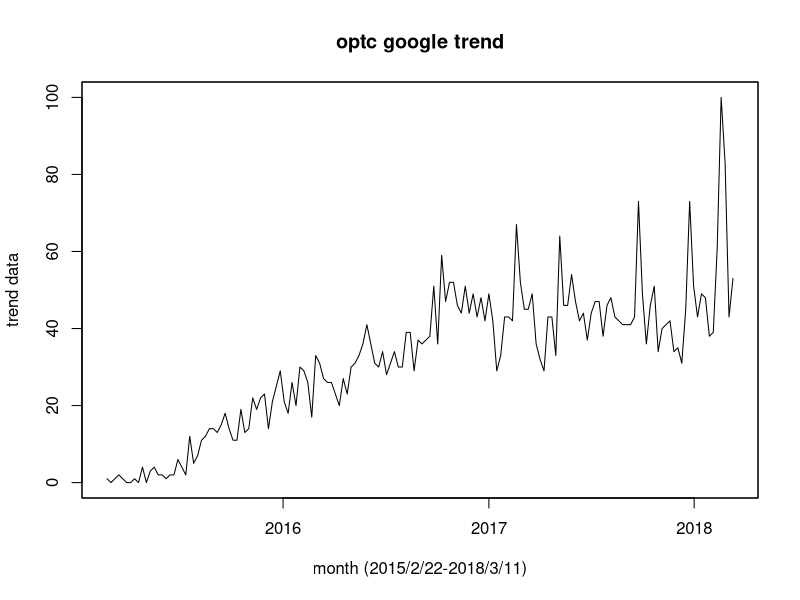
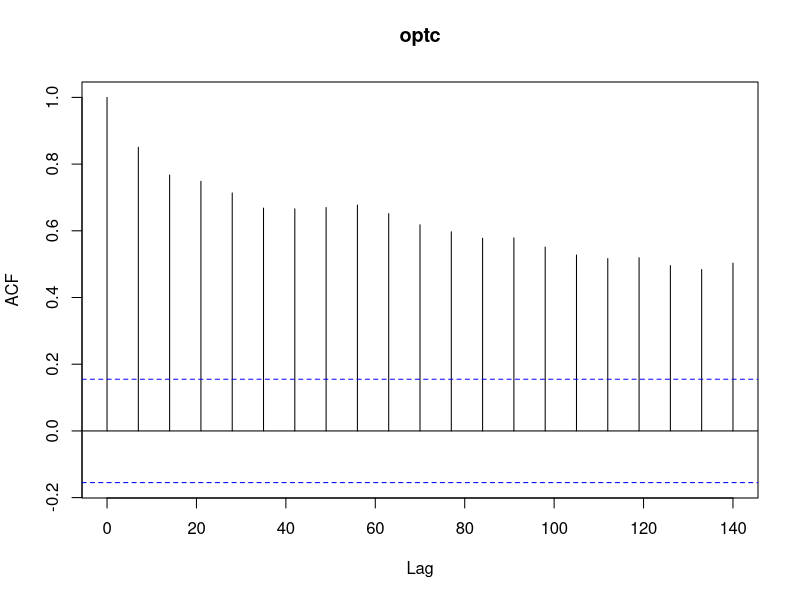
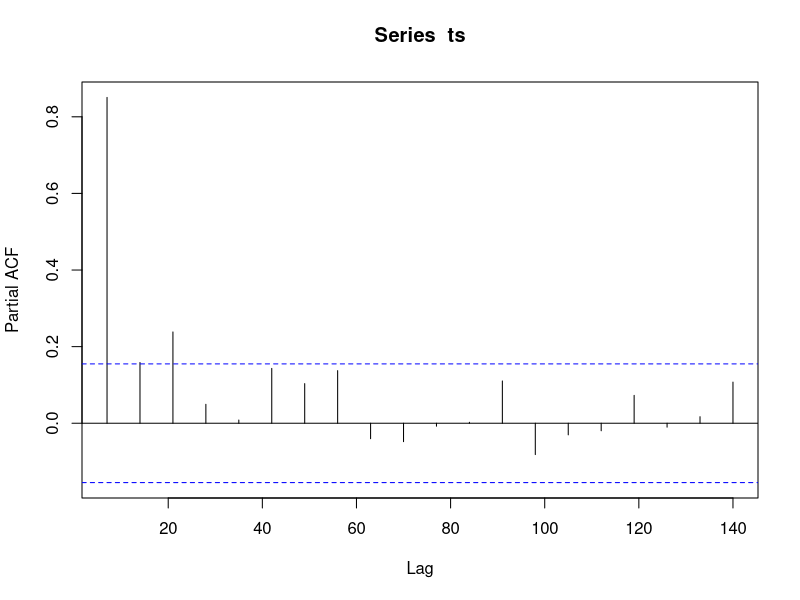
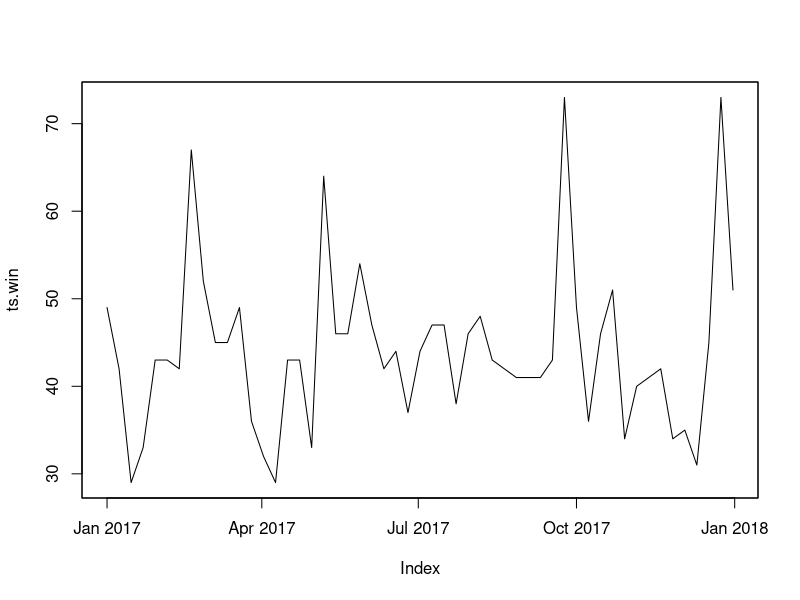
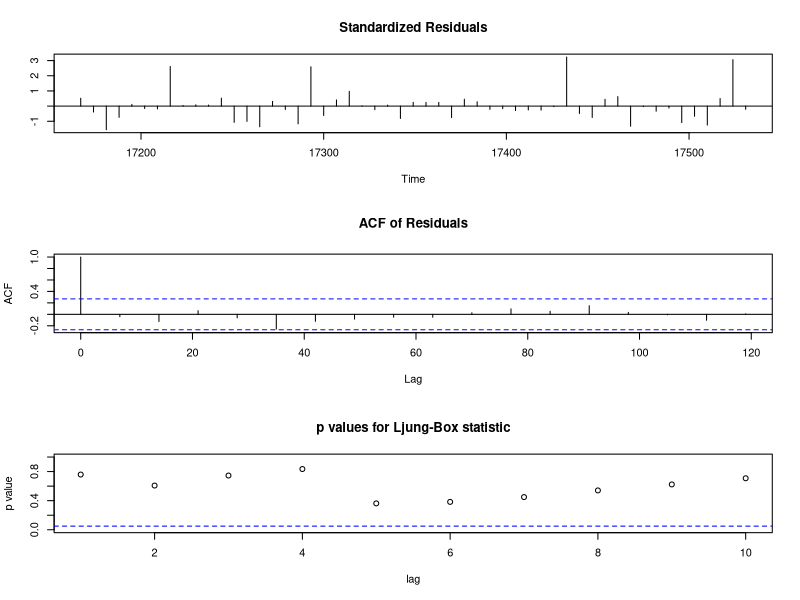
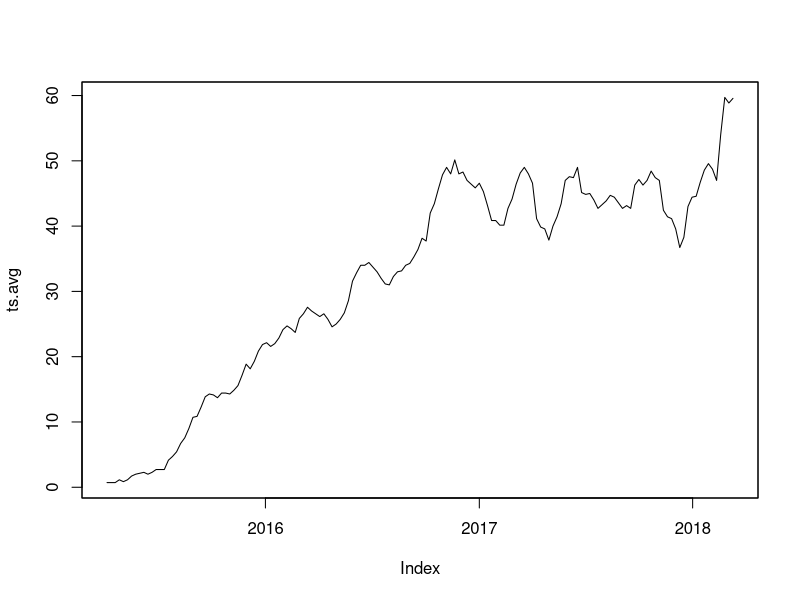
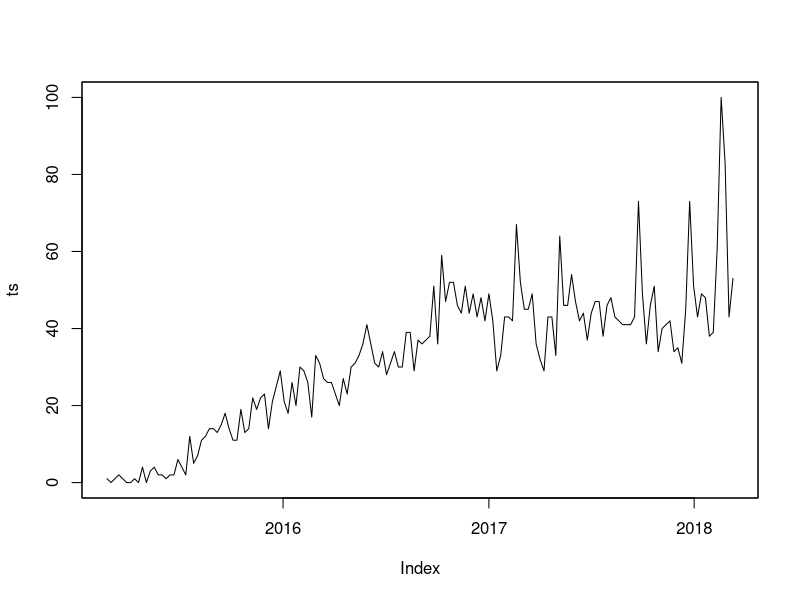
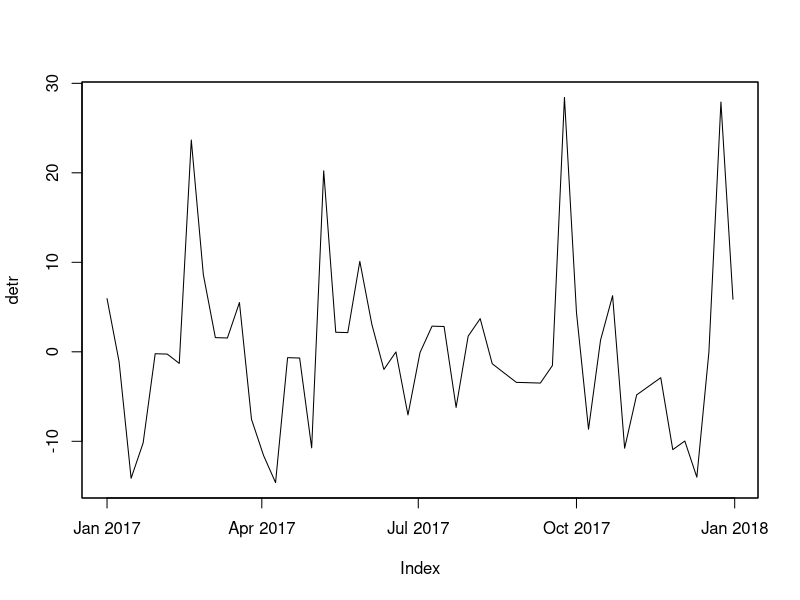

The R script that drew these images, in order:
#Googleトレンドデータでゲームの時系列解析

#ARIMAで予測
#状態空間モデル、prophetでそれぞれ予測してみて結果を比較

setwd("/Users/ikumi/github/data_analysis/game_trend_analysis")

library(tidyverse)
library(zoo)
library(tseries)
library(forecast)

# 某有名海賊アニメのゲームについARIMAで予測してみる -----------------------------------------------------
# データ読み込み -----------------------------------------------------------------
#Googleトレンドデータ
data <- read_csv("google_trend_optc.csv")

#グラフ作成
ts <- zoo(data[,-1], data$week) #zoo class
main <- 'optc google trend'
#全てのデータを1つのグラフにプロット
plot(ts, screens=1, main=main, xlab='month (2015/2/22-2018/3/11)', ylab='trend data')

# 標本自己相関のチェック ------------------------------------------------------------------
#acf 自己相関関数のプロット
test1 <- acf(ts, type = "correlation", na.action = na.pass, lag.max = 20)

#pacf 偏自己相関関数のプロット
test2 <- acf(ts, type = "partial", na.action = na.pass, lag.max = 20) #type = "partial"だと偏自己相関でpacf関数と同じ結果になる

#かばん検定(自己相関の有無を検定する)
#デフォルトはBox-Pierceで、たいていこちらで大丈夫。データが少ない時にはLjung-Boxを使う
test3 <- Box.test(ts)
# Box-Pierce test
# 
# data:  ts
# X-squared = 115.77, df = 1, p-value < 2.2e-16
#自己相関あり

# 単位根検定 -------------------------------------------------------------------
#期間を2017年~2018年に絞る
ts.win <- window(ts, start="2017-01-01", end="2017-12-31")
plot(ts.win)

#ADF検定
adf.test(ts.win)
#定常過程

# ARIMA予測 ------------------------------------------------------------
#次数の探索
auto.arima(ts.win)
#モデル構築
mod <- arima(ts.win, order = c(0,0,1))
#診断
tsdiag(mod)
#→標準化残差に周期性のようなものが見られるので良くない
#→季節成分がある可能性

#予測
predict(mod, n.ahead = 10)

# ARIMA予測(移動平均から) -----------------------------------------------------------------
ts.avg <- rollmean(ts, 7, align = "right")
plot(ts.avg)
plot(ts)

# ARIMA予測(トレンド除去して実行してみる) ------------------------------------------------------------
#トレンドの除去
ts.del <- lm(coredata(ts.win)~index(ts.win))
detr <- zoo(resid(ts.del), index(ts.win))
plot(detr)

acf(detr, type = "correlation", na.action = na.pass, lag.max = 20)
Box.test(detr)
#自己相関がなくなるので予測不可

# 【参考】Rで季節変動のある時系列データを扱ってみる -----------------------------------------------
#https://tjo.hatenablog.com/entry/2013/10/30/190552


# 【作業】 --------------------------------------------------------------------
x1<-rnorm(300) # ホワイトノイズ
x2<-rep(c(15,rep(0,49)),6) # スパイク異常値が6回生じる時系列で周期は50期
x3<-c(rep(0,150),rep(3,150)) # ステップ状の不連続な変化
x<-x1+x2+x3 # 全部合わせる
xt<-ts(as.numeric(x),frequency=50) # 必ずnumeric型で与えること！！！
# なお、frequency=50で50期ごとという周期の情報がインプットされる
plot(xt)


